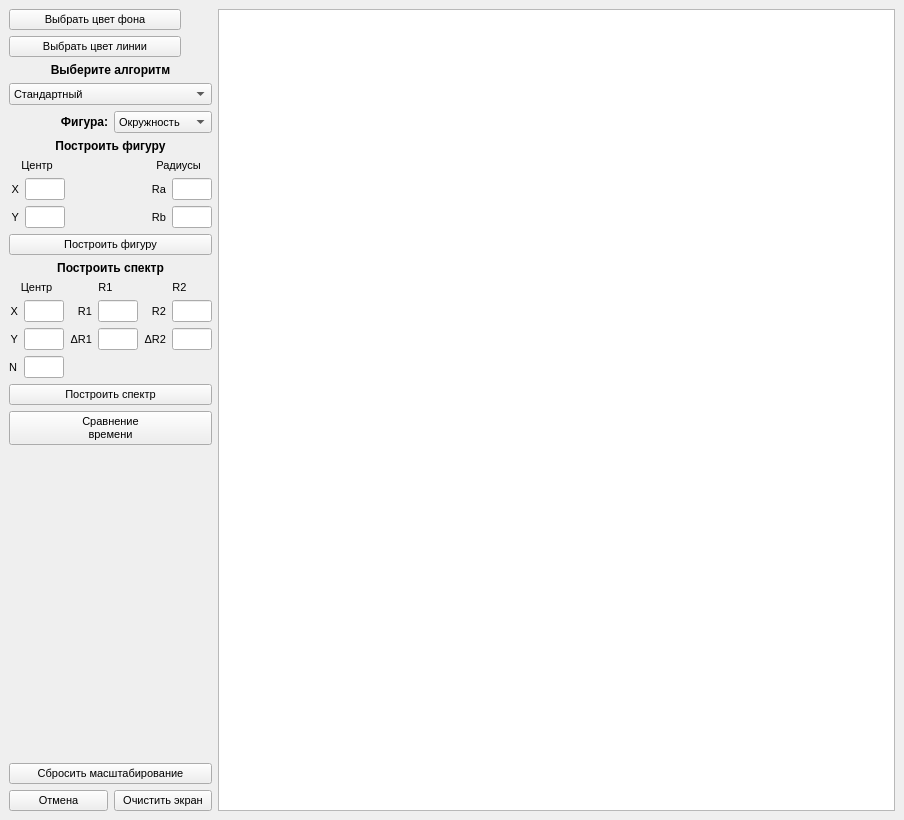
<?xml version="1.0" encoding="UTF-8"?>
<ui version="4.0">
 <class>MainWindow</class>
 <widget class="QMainWindow" name="MainWindow">
  <property name="geometry">
   <rect>
    <x>0</x>
    <y>0</y>
    <width>904</width>
    <height>820</height>
   </rect>
  </property>
  <property name="maximumSize">
   <size>
    <width>16777215</width>
    <height>16777215</height>
   </size>
  </property>
  <property name="font">
   <font>
    <pointsize>8</pointsize>
   </font>
  </property>
  <property name="windowTitle">
   <string>Лабораторная работа №3</string>
  </property>
  <widget class="QWidget" name="centralwidget">
   <layout class="QFormLayout" name="formLayout">
    <item row="0" column="0">
     <layout class="QVBoxLayout" name="verticalLayout_10">
      <item>
       <layout class="QVBoxLayout" name="verticalLayout_7">
        <item>
         <layout class="QHBoxLayout" name="horizontalLayout_13">
          <item>
           <widget class="QPushButton" name="pushButton_back_color">
            <property name="text">
             <string>Выбрать цвет фона</string>
            </property>
           </widget>
          </item>
          <item>
           <widget class="QLabel" name="label_bc">
            <property name="maximumSize">
             <size>
              <width>25</width>
              <height>25</height>
             </size>
            </property>
            <property name="text">
             <string/>
            </property>
           </widget>
          </item>
         </layout>
        </item>
        <item>
         <layout class="QHBoxLayout" name="horizontalLayout_14">
          <item>
           <widget class="QPushButton" name="pushButton_line_color">
            <property name="text">
             <string>Выбрать цвет линии</string>
            </property>
           </widget>
          </item>
          <item>
           <widget class="QLabel" name="label_lc">
            <property name="maximumSize">
             <size>
              <width>25</width>
              <height>25</height>
             </size>
            </property>
            <property name="text">
             <string/>
            </property>
           </widget>
          </item>
         </layout>
        </item>
        <item>
         <layout class="QVBoxLayout" name="verticalLayout">
          <item>
           <widget class="QLabel" name="label">
            <property name="maximumSize">
             <size>
              <width>16777215</width>
              <height>20</height>
             </size>
            </property>
            <property name="font">
             <font>
              <pointsize>9</pointsize>
              <bold>true</bold>
             </font>
            </property>
            <property name="text">
             <string>Выберите алгоритм</string>
            </property>
            <property name="alignment">
             <set>Qt::AlignCenter</set>
            </property>
           </widget>
          </item>
          <item>
           <widget class="QComboBox" name="comboBox_method">
            <property name="maximumSize">
             <size>
              <width>220</width>
              <height>16777215</height>
             </size>
            </property>
            <item>
             <property name="text">
              <string>Стандартный</string>
             </property>
            </item>
            <item>
             <property name="text">
              <string>Каноническое уравнение</string>
             </property>
            </item>
            <item>
             <property name="text">
              <string>Параметрическое уравнение</string>
             </property>
            </item>
            <item>
             <property name="text">
              <string>Алгоритм Брезенхема</string>
             </property>
            </item>
            <item>
             <property name="text">
              <string>Алгоритм средней точки</string>
             </property>
            </item>
           </widget>
          </item>
         </layout>
        </item>
        <item>
         <layout class="QHBoxLayout" name="horizontalLayout_16">
          <item>
           <widget class="QLabel" name="label_14">
            <property name="maximumSize">
             <size>
              <width>16777215</width>
              <height>20</height>
             </size>
            </property>
            <property name="font">
             <font>
              <pointsize>9</pointsize>
              <bold>true</bold>
             </font>
            </property>
            <property name="text">
             <string>Фигура:</string>
            </property>
            <property name="alignment">
             <set>Qt::AlignRight|Qt::AlignTrailing|Qt::AlignVCenter</set>
            </property>
           </widget>
          </item>
          <item>
           <widget class="QComboBox" name="comboBox_figure">
            <property name="maximumSize">
             <size>
              <width>220</width>
              <height>16777215</height>
             </size>
            </property>
            <item>
             <property name="text">
              <string>Окружность</string>
             </property>
            </item>
            <item>
             <property name="text">
              <string>Эллипс</string>
             </property>
            </item>
           </widget>
          </item>
         </layout>
        </item>
       </layout>
      </item>
      <item>
       <layout class="QVBoxLayout" name="verticalLayout_5">
        <item>
         <widget class="QLabel" name="label_2">
          <property name="maximumSize">
           <size>
            <width>16777215</width>
            <height>40</height>
           </size>
          </property>
          <property name="font">
           <font>
            <pointsize>9</pointsize>
            <bold>true</bold>
           </font>
          </property>
          <property name="text">
           <string>Построить фигуру</string>
          </property>
          <property name="alignment">
           <set>Qt::AlignCenter</set>
          </property>
         </widget>
        </item>
        <item>
         <layout class="QHBoxLayout" name="horizontalLayout_7">
          <item>
           <layout class="QVBoxLayout" name="verticalLayout_2">
            <item>
             <widget class="QLabel" name="label_3">
              <property name="maximumSize">
               <size>
                <width>65</width>
                <height>16777215</height>
               </size>
              </property>
              <property name="layoutDirection">
               <enum>Qt::RightToLeft</enum>
              </property>
              <property name="text">
               <string>Центр</string>
              </property>
              <property name="alignment">
               <set>Qt::AlignCenter</set>
              </property>
             </widget>
            </item>
            <item>
             <layout class="QHBoxLayout" name="horizontalLayout_3">
              <item>
               <widget class="QLabel" name="label_5">
                <property name="maximumSize">
                 <size>
                  <width>10</width>
                  <height>16777215</height>
                 </size>
                </property>
                <property name="text">
                 <string>X</string>
                </property>
                <property name="alignment">
                 <set>Qt::AlignRight|Qt::AlignTrailing|Qt::AlignVCenter</set>
                </property>
               </widget>
              </item>
              <item>
               <widget class="QLineEdit" name="lineEdit_figure_x">
                <property name="minimumSize">
                 <size>
                  <width>0</width>
                  <height>0</height>
                 </size>
                </property>
                <property name="maximumSize">
                 <size>
                  <width>40</width>
                  <height>16777215</height>
                 </size>
                </property>
                <property name="sizeIncrement">
                 <size>
                  <width>0</width>
                  <height>0</height>
                 </size>
                </property>
                <property name="layoutDirection">
                 <enum>Qt::RightToLeft</enum>
                </property>
               </widget>
              </item>
             </layout>
            </item>
            <item>
             <layout class="QHBoxLayout" name="horizontalLayout_6">
              <item>
               <widget class="QLabel" name="label_6">
                <property name="maximumSize">
                 <size>
                  <width>10</width>
                  <height>16777215</height>
                 </size>
                </property>
                <property name="text">
                 <string>Y</string>
                </property>
                <property name="alignment">
                 <set>Qt::AlignRight|Qt::AlignTrailing|Qt::AlignVCenter</set>
                </property>
               </widget>
              </item>
              <item>
               <widget class="QLineEdit" name="lineEdit_figure_y">
                <property name="maximumSize">
                 <size>
                  <width>40</width>
                  <height>16777215</height>
                 </size>
                </property>
                <property name="layoutDirection">
                 <enum>Qt::RightToLeft</enum>
                </property>
               </widget>
              </item>
             </layout>
            </item>
           </layout>
          </item>
          <item>
           <spacer name="horizontalSpacer">
            <property name="orientation">
             <enum>Qt::Horizontal</enum>
            </property>
            <property name="sizeHint" stdset="0">
             <size>
              <width>40</width>
              <height>20</height>
             </size>
            </property>
           </spacer>
          </item>
          <item>
           <layout class="QVBoxLayout" name="verticalLayout_4">
            <item>
             <widget class="QLabel" name="label_4">
              <property name="maximumSize">
               <size>
                <width>65</width>
                <height>16777215</height>
               </size>
              </property>
              <property name="layoutDirection">
               <enum>Qt::LeftToRight</enum>
              </property>
              <property name="text">
               <string>Радиусы</string>
              </property>
              <property name="textFormat">
               <enum>Qt::AutoText</enum>
              </property>
              <property name="alignment">
               <set>Qt::AlignCenter</set>
              </property>
             </widget>
            </item>
            <item>
             <layout class="QHBoxLayout" name="horizontalLayout">
              <item>
               <widget class="QLabel" name="label_7">
                <property name="maximumSize">
                 <size>
                  <width>20</width>
                  <height>16777215</height>
                 </size>
                </property>
                <property name="text">
                 <string>Ra</string>
                </property>
                <property name="alignment">
                 <set>Qt::AlignRight|Qt::AlignTrailing|Qt::AlignVCenter</set>
                </property>
               </widget>
              </item>
              <item>
               <widget class="QLineEdit" name="lineEdit_figure_r1">
                <property name="maximumSize">
                 <size>
                  <width>40</width>
                  <height>16777215</height>
                 </size>
                </property>
               </widget>
              </item>
             </layout>
            </item>
            <item>
             <layout class="QHBoxLayout" name="horizontalLayout_2">
              <item>
               <widget class="QLabel" name="label_8">
                <property name="maximumSize">
                 <size>
                  <width>20</width>
                  <height>16777215</height>
                 </size>
                </property>
                <property name="layoutDirection">
                 <enum>Qt::LeftToRight</enum>
                </property>
                <property name="text">
                 <string>Rb</string>
                </property>
                <property name="alignment">
                 <set>Qt::AlignRight|Qt::AlignTrailing|Qt::AlignVCenter</set>
                </property>
               </widget>
              </item>
              <item>
               <widget class="QLineEdit" name="lineEdit_figure_r2">
                <property name="maximumSize">
                 <size>
                  <width>40</width>
                  <height>16777215</height>
                 </size>
                </property>
               </widget>
              </item>
             </layout>
            </item>
           </layout>
          </item>
         </layout>
        </item>
        <item>
         <widget class="QPushButton" name="pushButton_figure">
          <property name="maximumSize">
           <size>
            <width>16777215</width>
            <height>40</height>
           </size>
          </property>
          <property name="text">
           <string>Построить фигуру</string>
          </property>
         </widget>
        </item>
       </layout>
      </item>
      <item>
       <layout class="QVBoxLayout" name="verticalLayout_8">
        <item>
         <widget class="QLabel" name="label_9">
          <property name="maximumSize">
           <size>
            <width>16777215</width>
            <height>40</height>
           </size>
          </property>
          <property name="font">
           <font>
            <pointsize>9</pointsize>
            <bold>true</bold>
           </font>
          </property>
          <property name="text">
           <string>Построить спектр</string>
          </property>
          <property name="alignment">
           <set>Qt::AlignCenter</set>
          </property>
         </widget>
        </item>
        <item>
         <layout class="QHBoxLayout" name="horizontalLayout_18">
          <item>
           <layout class="QVBoxLayout" name="verticalLayout_3">
            <item>
             <widget class="QLabel" name="label_15">
              <property name="maximumSize">
               <size>
                <width>65</width>
                <height>16777215</height>
               </size>
              </property>
              <property name="layoutDirection">
               <enum>Qt::RightToLeft</enum>
              </property>
              <property name="text">
               <string>Центр</string>
              </property>
              <property name="alignment">
               <set>Qt::AlignBottom|Qt::AlignHCenter</set>
              </property>
             </widget>
            </item>
            <item>
             <layout class="QHBoxLayout" name="horizontalLayout_5">
              <item>
               <widget class="QLabel" name="label_10">
                <property name="text">
                 <string>X</string>
                </property>
                <property name="alignment">
                 <set>Qt::AlignRight|Qt::AlignTrailing|Qt::AlignVCenter</set>
                </property>
               </widget>
              </item>
              <item>
               <widget class="QLineEdit" name="lineEdit_spectrum_x">
                <property name="maximumSize">
                 <size>
                  <width>40</width>
                  <height>16777215</height>
                 </size>
                </property>
               </widget>
              </item>
             </layout>
            </item>
            <item>
             <layout class="QHBoxLayout" name="horizontalLayout_4">
              <item>
               <widget class="QLabel" name="label_11">
                <property name="text">
                 <string>Y</string>
                </property>
                <property name="alignment">
                 <set>Qt::AlignRight|Qt::AlignTrailing|Qt::AlignVCenter</set>
                </property>
               </widget>
              </item>
              <item>
               <widget class="QLineEdit" name="lineEdit_spectrum_y">
                <property name="maximumSize">
                 <size>
                  <width>40</width>
                  <height>16777215</height>
                 </size>
                </property>
               </widget>
              </item>
             </layout>
            </item>
           </layout>
          </item>
          <item>
           <layout class="QVBoxLayout" name="verticalLayout_6">
            <item>
             <widget class="QLabel" name="label_16">
              <property name="maximumSize">
               <size>
                <width>65</width>
                <height>16777215</height>
               </size>
              </property>
              <property name="layoutDirection">
               <enum>Qt::RightToLeft</enum>
              </property>
              <property name="text">
               <string>R1</string>
              </property>
              <property name="alignment">
               <set>Qt::AlignBottom|Qt::AlignHCenter</set>
              </property>
             </widget>
            </item>
            <item>
             <layout class="QHBoxLayout" name="horizontalLayout_8">
              <item>
               <widget class="QLabel" name="label_12">
                <property name="layoutDirection">
                 <enum>Qt::LeftToRight</enum>
                </property>
                <property name="text">
                 <string>R1</string>
                </property>
                <property name="alignment">
                 <set>Qt::AlignRight|Qt::AlignTrailing|Qt::AlignVCenter</set>
                </property>
               </widget>
              </item>
              <item>
               <widget class="QLineEdit" name="lineEdit_spectrum_r1">
                <property name="maximumSize">
                 <size>
                  <width>40</width>
                  <height>16777215</height>
                 </size>
                </property>
               </widget>
              </item>
             </layout>
            </item>
            <item>
             <layout class="QHBoxLayout" name="horizontalLayout_9">
              <item>
               <widget class="QLabel" name="label_13">
                <property name="text">
                 <string>ΔR1</string>
                </property>
                <property name="alignment">
                 <set>Qt::AlignRight|Qt::AlignTrailing|Qt::AlignVCenter</set>
                </property>
               </widget>
              </item>
              <item>
               <widget class="QLineEdit" name="lineEdit_spectrum_dr1">
                <property name="maximumSize">
                 <size>
                  <width>40</width>
                  <height>16777215</height>
                 </size>
                </property>
               </widget>
              </item>
             </layout>
            </item>
           </layout>
          </item>
          <item>
           <layout class="QVBoxLayout" name="verticalLayout_9">
            <item>
             <widget class="QLabel" name="label_17">
              <property name="maximumSize">
               <size>
                <width>65</width>
                <height>16777215</height>
               </size>
              </property>
              <property name="layoutDirection">
               <enum>Qt::RightToLeft</enum>
              </property>
              <property name="text">
               <string>R2</string>
              </property>
              <property name="alignment">
               <set>Qt::AlignBottom|Qt::AlignHCenter</set>
              </property>
             </widget>
            </item>
            <item>
             <layout class="QHBoxLayout" name="horizontalLayout_10">
              <item>
               <widget class="QLabel" name="label_18">
                <property name="layoutDirection">
                 <enum>Qt::LeftToRight</enum>
                </property>
                <property name="text">
                 <string>R2</string>
                </property>
                <property name="alignment">
                 <set>Qt::AlignRight|Qt::AlignTrailing|Qt::AlignVCenter</set>
                </property>
               </widget>
              </item>
              <item>
               <widget class="QLineEdit" name="lineEdit_spectrum_r2">
                <property name="maximumSize">
                 <size>
                  <width>40</width>
                  <height>16777215</height>
                 </size>
                </property>
               </widget>
              </item>
             </layout>
            </item>
            <item>
             <layout class="QHBoxLayout" name="horizontalLayout_12">
              <item>
               <widget class="QLabel" name="label_19">
                <property name="text">
                 <string>ΔR2</string>
                </property>
                <property name="alignment">
                 <set>Qt::AlignRight|Qt::AlignTrailing|Qt::AlignVCenter</set>
                </property>
               </widget>
              </item>
              <item>
               <widget class="QLineEdit" name="lineEdit_spectrum_dr2">
                <property name="maximumSize">
                 <size>
                  <width>40</width>
                  <height>16777215</height>
                 </size>
                </property>
               </widget>
              </item>
             </layout>
            </item>
           </layout>
          </item>
         </layout>
        </item>
        <item>
         <layout class="QHBoxLayout" name="horizontalLayout_15">
          <item>
           <layout class="QHBoxLayout" name="horizontalLayout_17">
            <property name="spacing">
             <number>7</number>
            </property>
            <property name="leftMargin">
             <number>0</number>
            </property>
            <property name="topMargin">
             <number>0</number>
            </property>
            <property name="rightMargin">
             <number>0</number>
            </property>
            <property name="bottomMargin">
             <number>0</number>
            </property>
            <item>
             <widget class="QLabel" name="label_20">
              <property name="layoutDirection">
               <enum>Qt::LeftToRight</enum>
              </property>
              <property name="text">
               <string>N</string>
              </property>
              <property name="alignment">
               <set>Qt::AlignRight|Qt::AlignTrailing|Qt::AlignVCenter</set>
              </property>
             </widget>
            </item>
            <item>
             <widget class="QLineEdit" name="lineEdit_spectrum_n">
              <property name="maximumSize">
               <size>
                <width>40</width>
                <height>16777215</height>
               </size>
              </property>
             </widget>
            </item>
           </layout>
          </item>
          <item>
           <spacer name="horizontalSpacer_4">
            <property name="orientation">
             <enum>Qt::Horizontal</enum>
            </property>
            <property name="sizeHint" stdset="0">
             <size>
              <width>40</width>
              <height>20</height>
             </size>
            </property>
           </spacer>
          </item>
          <item>
           <spacer name="horizontalSpacer_3">
            <property name="orientation">
             <enum>Qt::Horizontal</enum>
            </property>
            <property name="sizeHint" stdset="0">
             <size>
              <width>40</width>
              <height>20</height>
             </size>
            </property>
           </spacer>
          </item>
          <item>
           <spacer name="horizontalSpacer_2">
            <property name="orientation">
             <enum>Qt::Horizontal</enum>
            </property>
            <property name="sizeHint" stdset="0">
             <size>
              <width>40</width>
              <height>20</height>
             </size>
            </property>
           </spacer>
          </item>
         </layout>
        </item>
        <item>
         <widget class="QPushButton" name="pushButton_spectrum">
          <property name="maximumSize">
           <size>
            <width>16777215</width>
            <height>40</height>
           </size>
          </property>
          <property name="text">
           <string>Построить спектр</string>
          </property>
         </widget>
        </item>
       </layout>
      </item>
      <item>
       <widget class="QPushButton" name="pushButton_time">
        <property name="maximumSize">
         <size>
          <width>16777215</width>
          <height>50</height>
         </size>
        </property>
        <property name="text">
         <string>Сравнение 
времени</string>
        </property>
       </widget>
      </item>
      <item>
       <spacer name="verticalSpacer">
        <property name="orientation">
         <enum>Qt::Vertical</enum>
        </property>
        <property name="sizeHint" stdset="0">
         <size>
          <width>20</width>
          <height>13</height>
         </size>
        </property>
       </spacer>
      </item>
      <item>
       <widget class="QPushButton" name="pushButton_reset_scale">
        <property name="maximumSize">
         <size>
          <width>16777215</width>
          <height>40</height>
         </size>
        </property>
        <property name="text">
         <string>Сбросить масштабирование</string>
        </property>
       </widget>
      </item>
      <item>
       <layout class="QHBoxLayout" name="horizontalLayout_11">
        <item>
         <widget class="QPushButton" name="pushButton_cancel">
          <property name="maximumSize">
           <size>
            <width>16777215</width>
            <height>40</height>
           </size>
          </property>
          <property name="text">
           <string>Отмена</string>
          </property>
         </widget>
        </item>
        <item>
         <widget class="QPushButton" name="pushButton_clear">
          <property name="maximumSize">
           <size>
            <width>16777215</width>
            <height>40</height>
           </size>
          </property>
          <property name="text">
           <string>Очистить экран</string>
          </property>
         </widget>
        </item>
       </layout>
      </item>
     </layout>
    </item>
    <item row="0" column="1">
     <widget class="QSplitter" name="splitter">
      <property name="orientation">
       <enum>Qt::Vertical</enum>
      </property>
      <widget class="QGraphicsView" name="graphicsView">
       <property name="maximumSize">
        <size>
         <width>16777215</width>
         <height>16777215</height>
        </size>
       </property>
       <property name="verticalScrollBarPolicy">
        <enum>Qt::ScrollBarAsNeeded</enum>
       </property>
       <property name="horizontalScrollBarPolicy">
        <enum>Qt::ScrollBarAsNeeded</enum>
       </property>
      </widget>
     </widget>
    </item>
   </layout>
  </widget>
  <widget class="QMenuBar" name="menubar">
   <property name="geometry">
    <rect>
     <x>0</x>
     <y>0</y>
     <width>904</width>
     <height>28</height>
    </rect>
   </property>
  </widget>
 </widget>
 <resources/>
 <connections/>
</ui>
